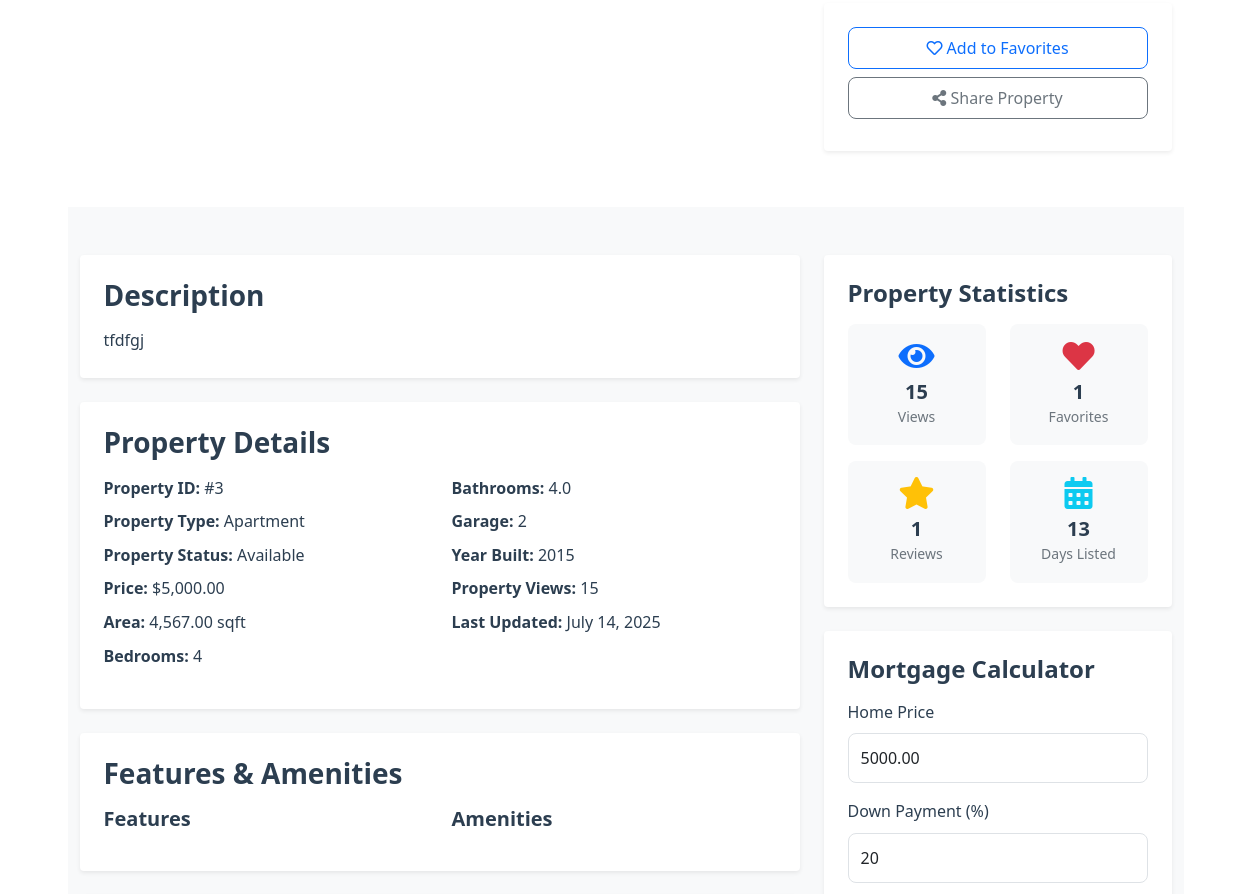
Page /properties/lauxory/ (middle part) on the earlier database version.
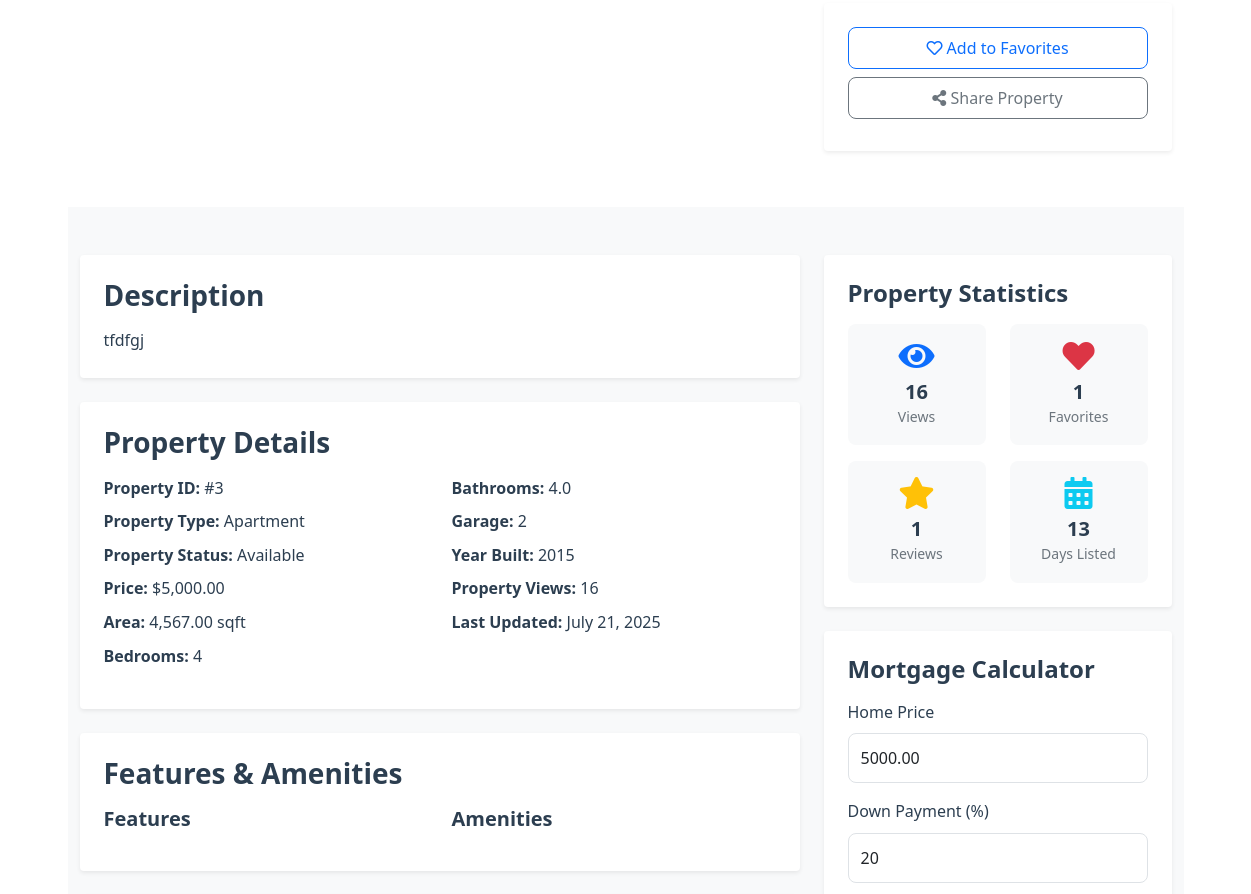
Same page on the later database version.
### properties/models.py (models this page shows, shortened)
class Property(models.Model):
    PROPERTY_TYPE_CHOICES = (
        ('house', 'House'),
        ('apartment', 'Apartment'),
        ('condo', 'Condominium'),
        ('townhouse', 'Townhouse'),
        ('land', 'Land'),
        ('commercial', 'Commercial'),
    )
    LISTING_TYPE_CHOICES = (
        ('sale', 'For Sale'),
        ('rent', 'For Rent'),
        ('lease', 'For Lease'),
    )
    STATUS_CHOICES = (
        ('available', 'Available'),
        ('pending', 'Pending'),
        ('sold', 'Sold'),
        ('rented', 'Rented'),
        ('off_market', 'Off Market'),
    )
    title = models.CharField(max_length=200)
    slug = models.SlugField(unique=True, blank=True)
    description = RichTextField()
    property_type = models.CharField(max_length=20, choices=PROPERTY_TYPE_CHOICES)
    listing_type = models.CharField(max_length=20, choices=LISTING_TYPE_CHOICES)
    status = models.CharField(max_length=20, choices=STATUS_CHOICES, default='available')
    price = models.DecimalField(max_digits=12, decimal_places=2)
    area = models.DecimalField(max_digits=10, decimal_places=2, help_text="Area in square feet")
    bedrooms = models.PositiveIntegerField(default=0)
    bathrooms = models.DecimalField(max_digits=3, decimal_places=1, default=0)
    garage = models.PositiveIntegerField(default=0)
    year_built = models.PositiveIntegerField(null=True, blank=True)
    address = models.CharField(max_length=255)
    city = models.CharField(max_length=100)
    state = models.CharField(max_length=100)
    zip_code = models.CharField(max_length=20)
    country = models.CharField(max_length=100)
    features = models.ManyToManyField('PropertyFeature', blank=True)
    amenities = models.ManyToManyField('PropertyAmenity', blank=True)
    main_image = models.ImageField(upload_to='properties/%Y/%m/%d/')
    video_url = models.URLField(blank=True)
    virtual_tour_url = models.URLField(blank=True)
    owner = models.ForeignKey(settings.AUTH_USER_MODEL, on_delete=models.CASCADE, related_name='owned_properties', limit_choices_to={'role__in': ['agent', 'seller']})
    agent = models.ForeignKey(settings.AUTH_USER_MODEL, on_delete=models.SET_NULL, null=True, blank=True, related_name='managed_properties', limit_choices_to={'role': 'agent'})
    favorited_by = models.ManyToManyField(settings.AUTH_USER_MODEL, related_name='favorite_properties', blank=True)
    is_featured = models.BooleanField(default=False)
    latitude = models.DecimalField(max_digits=9, decimal_places=6, null=True, blank=True)
    longitude = models.DecimalField(max_digits=9, decimal_places=6, null=True, blank=True)
    views_count = models.PositiveIntegerField(default=0)
    created_at = models.DateTimeField(auto_now_add=True)
    updated_at = models.DateTimeField(auto_now=True)
    class Meta:
        verbose_name = 'Property'
        verbose_name_plural = 'Properties'
        ordering = ['-created_at']
    def save(self, *args, **kwargs):
        if not self.slug:
            self.slug = slugify(self.title)
        super().save(*args, **kwargs)

### properties/views.py (the view)
# urls.py: path('properties/<slug:slug>/', views.PropertyDetailView.as_view(), name='detail'),
class PropertyDetailView(DetailView):
    model = Property
    template_name = 'properties/property_detail.html'
    context_object_name = 'property'
    def get_context_data(self, **kwargs):
        context = super().get_context_data(**kwargs)
        property_obj = self.get_object()
        property_obj.views_count += 1
        property_obj.save()
        context['similar_properties'] = Property.objects.filter(
            property_type=property_obj.property_type,
            status='available'
        ).exclude(id=property_obj.id)[:3]
        context['property_images'] = property_obj.images.all()
        context['reviews'] = property_obj.reviews.select_related('user').order_by('-created_at')
        context['review_form'] = PropertyReviewForm()
        context['inquiry_form'] = PropertyInquiryForm()
        if self.request.user.is_authenticated:
            context['is_favorited'] = property_obj.favorited_by.filter(id=self.request.user.id).exists()
        return context

### properties/forms.py (shortened to what this page needs)
class PropertyReviewForm(forms.ModelForm):
    class Meta:
        model = PropertyReview
        fields = ['rating', 'comment']
        widgets = {
            'rating': forms.Select(attrs={'class': 'form-select'}),
            'comment': forms.Textarea(attrs={'class': 'form-control', 'rows': 4}),
        }

class PropertyInquiryForm(forms.Form):
    name = forms.CharField(max_length=100, widget=forms.TextInput(attrs={
        'class': 'form-control',
        'placeholder': 'Your Name'
    }))
    email = forms.EmailField(widget=forms.EmailInput(attrs={
        'class': 'form-control',
        'placeholder': 'Your Email'
    }))
    phone = forms.CharField(max_length=20, required=False, widget=forms.TextInput(attrs={
        'class': 'form-control',
        'placeholder': 'Your Phone Number'
    }))
    message = forms.CharField(widget=forms.Textarea(attrs={
        'class': 'form-control',
        'rows': 4,
        'placeholder': 'Your Message'
    }))
    preferred_contact = forms.ChoiceField(choices=[('email', 'Email'), ('phone', 'Phone')], widget=forms.RadioSelect(attrs={
        'class': 'form-check-input'
    }))

### templates/properties/property_detail.html (shortened to what the changed rows need)
{% extends 'base.html' %}
{% load static %}
{% load humanize %}
{% block content %}
<div class="container py-5">
    <section class="property-details py-5 bg-light">
        <div class="container">
            <div class="row">
                <div class="col-lg-8">
                    <div class="bg-white p-4 rounded shadow-sm mb-4">
                        <h3>Description</h3>
                        <div class="property-description">
                            {{ property.description|safe }}
                        </div>
                    </div>
                    <div class="bg-white p-4 rounded shadow-sm mb-4">
                        <div class="row">
                            <div class="col-md-6">
                                <ul class="list-unstyled">
                                    <li class="mb-2">
                                        <strong>Property ID:</strong> #{{ property.id }}
                                    </li>
                                    <li class="mb-2">
                                        <strong>Property Type:</strong> {{ property.get_property_type_display }}
                                    </li>
                                    <li class="mb-2">
                                        <strong>Property Status:</strong> {{ property.get_status_display }}
                                    </li>
                                    <li class="mb-2">
                                        <strong>Price:</strong> ${{ property.price|intcomma }}
                                    </li>
                                    <li class="mb-2">
                                        <strong>Area:</strong> {{ property.area|intcomma }} sqft
                                    </li>
                                    <li class="mb-2">
                                        <strong>Bedrooms:</strong> {{ property.bedrooms }}
                                    </li>
                                </ul>
                            </div>
                            <div class="col-md-6">
                                <ul class="list-unstyled">
                                    <li class="mb-2">
                                        <strong>Bathrooms:</strong> {{ property.bathrooms }}
                                    </li>
                                    <li class="mb-2">
                                        <strong>Garage:</strong> {{ property.garage }}
                                    </li>
                                    <li class="mb-2">
                                        <strong>Year Built:</strong> {{ property.year_built }}
                                    </li>
                                    <li class="mb-2">
                                        <strong>Property Views:</strong> {{ property.views_count }}
                                    </li>
                                    <li class="mb-2">
                                        <strong>Last Updated:</strong> {{ property.updated_at|date:"F d, Y" }}
                                    </li>
                                </ul>
                            </div>
                        </div>
                    </div>
                </div>
                <div class="col-lg-4">
                    <div class="bg-white p-4 rounded shadow-sm mb-4">
                        <div class="row text-center">
                            <div class="col-6 mb-3">
                                <div class="stat-item">
                                    <i class="fas fa-eye fa-2x text-primary mb-2"></i>
                                    <h5 class="mb-0">{{ property.views_count }}</h5>
                                    <small class="text-muted">Views</small>
                                </div>
                            </div>
                            <div class="col-6 mb-3">
                                <div class="stat-item">
                                    <i class="fas fa-heart fa-2x text-danger mb-2"></i>
                                    <h5 class="mb-0">{{ property.favorited_by.count }}</h5>
                                    <small class="text-muted">Favorites</small>
                                </div>
                            </div>
                            <div class="col-6">
                                <div class="stat-item">
                                    <i class="fas fa-star fa-2x text-warning mb-2"></i>
                                    <h5 class="mb-0">{{ property.reviews.count }}</h5>
                                    <small class="text-muted">Reviews</small>
                                </div>
                            </div>
                            <div class="col-6">
                                <div class="stat-item">
                                    <i class="fas fa-calendar-alt fa-2x text-info mb-2"></i>
                                    <h5 class="mb-0">{{ property.created_at|date:"d" }}</h5>
                                    <small class="text-muted">Days Listed</small>
                                </div>
                            </div>
                        </div>
                    </div>
                    <div class="bg-white p-4 rounded shadow-sm mb-4">
                        <form id="mortgage-calculator" class="mt-3">
                            <div class="mb-3">
                                <label for="home-price" class="form-label">Home Price</label>
                                <input type="number" class="form-control" id="home-price" name="home-price" value="{{ property.price }}" aria-label="Home price">
                            </div>
                        </form>
                    </div>
                </div>
            </div>
        </div>
    </section>
</div>
{% endblock %}
{% block extra_css %}
<link href="https://api.mapbox.com/mapbox-gl-js/v2.15.0/mapbox-gl.css" rel="stylesheet">
{% endblock %}

Differences in the rows shown:
changed Property "tfdfgj": views_count "15" → "16"; updated_at "July 14, 2025" → "July 21, 2025"
